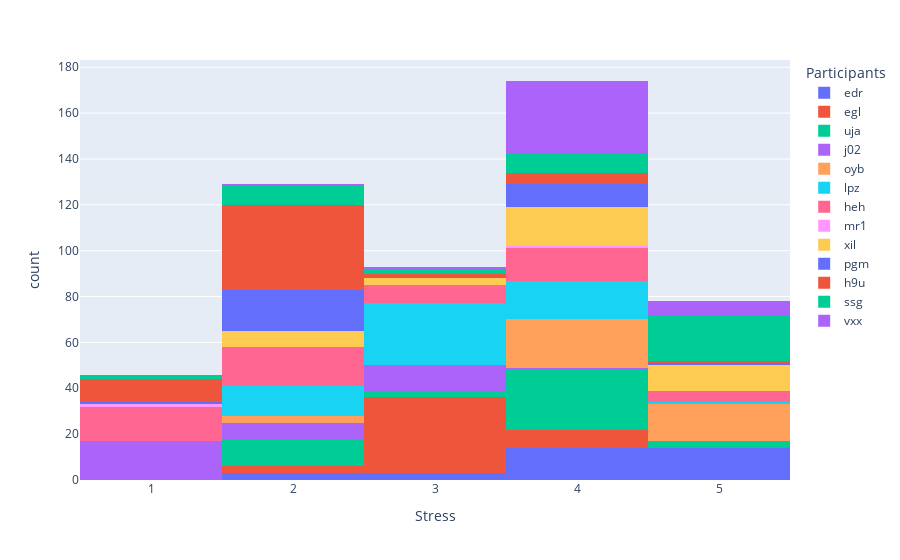

Notebook code cell kept with this figure:
### Code cell
# stress and productivity were defaulted to 3 and so that may be why there are NAs
# distribution of stress (Q22_1) for each participant with stress as x axis and count as y axis
fig = px.histogram(daily, x="stress", color="pid",
                labels={
                    "stress": "Stress",
                    "pid": "Participants"
                })
fig.show()

### Figure 1 — Plotly figure (JSON) as saved in the notebook; plotly's stock layout.template omitted (floating-point values rounded to 4 significant figures)
{"data": [{"alignmentgroup": "True", "bingroup": "x", "hovertemplate": "Participants=edr<br>Stress=%{x}<br>count=%{y}<extra></extra>", "legendgroup": "edr", "marker": {"color": "#636efa", "pattern": {"shape": ""}}, "name": "edr", "offsetgroup": "edr", "orientation": "v", "showlegend": true, "type": "histogram", "x": [null, 5, 5, 4, 4, null, 2, 5, 5, 5, null, null, 2, 5, 4, 4, 4, null, 3, 5, null, 5, 5, 3, 5, 4, 5, 5, 5, null, null, 5, 4, 4, null, 4, 3, null, 2, 4, 4, 4, 4, null, 4], "xaxis": "x", "yaxis": "y"}, {"alignmentgroup": "True", "bingroup": "x", "hovertemplate": "Participants=egl<br>Stress=%{x}<br>count=%{y}<extra></extra>", "legendgroup": "egl", "marker": {"color": "#EF553B", "pattern": {"shape": ""}}, "name": "egl", "offsetgroup": "egl", "orientation": "v", "showlegend": true, "type": "histogram", "x": [null, 3, 4, 4, null, 4, null, null, null, 2, 3, 2, null, null, 3, 3, 3, 3, 3, 3, 3, 3, 3, null, 3, 3, 3, 3, 3, 3, 3, 3, 3, 4, 3, 3, 3, 3, 3, 3, 3, 3, 4, 3, 3, 3, 4, 4, 4, 2, 3, 3], "xaxis": "x", "yaxis": "y"}, {"alignmentgroup": "True", "bingroup": "x", "hovertemplate": "Participants=uja<br>Stress=%{x}<br>count=%{y}<extra></extra>", "legendgroup": "uja", "marker": {"color": "#00cc96", "pattern": {"shape": ""}}, "name": "uja", "offsetgroup": "uja", "orientation": "v", "showlegend": true, "type": "histogram", "x": [2, 4, 4, 4, 4, 4, 2, 4, 4, 4, 2, 2, 4, 4, 4, 4, null, 2, 3, 4, 4, 4, 3, 2, 3, 4, 4, 5, 2, null, null, 4, 4, 2, 2, 4, 4, 4, 5, 2, 2, null, 4, 2, 4, 4, 4, 5], "xaxis": "x", "yaxis": "y"}, {"alignmentgroup": "True", "bingroup": "x", "hovertemplate": "Participants=j02<br>Stress=%{x}<br>count=%{y}<extra></extra>", "legendgroup": "j02", "marker": {"color": "#ab63fa", "pattern": {"shape": ""}}, "name": "j02", "offsetgroup": "j02", "orientation": "v", "showlegend": true, "type": "histogram", "x": [2, 1, 1, 3, 1, 4, 3, 3, 3, 2, 2, 1, 2, 3, 2, 1, 3, 1, 1, 1, 1, 1, 3, 3, 2, 1, 1, 3, 3, 1, 1, 1, 1, 3, 1, 2], "xaxis": "x", "yaxis": "y"}, {"alignmentgroup": "True", "bingroup": "x", "hovertemplate": "Participants=oyb<br>Stress=%{x}<br>count=%{y}<extra></extra>", "legendgroup": "oyb", "marker": {"color": "#FFA15A", "pattern": {"shape": ""}}, "name": "oyb", "offsetgroup": "oyb", "orientation": "v", "showlegend": true, "type": "histogram", "x": [null, 5, 4, null, 5, 5, 2, 4, 4, 4, 5, 4, 5, null, 5, 4, 5, 5, 5, 5, 5, 5, 5, 4, 5, 5, 4, 4, 4, 4, 4, 4, 5, 4, 4, 2, 2, 4, null, 4, 4, 4, 4, 4], "xaxis": "x", "yaxis": "y"}, {"alignmentgroup": "True", "bingroup": "x", "hovertemplate": "Participants=lpz<br>Stress=%{x}<br>count=%{y}<extra></extra>", "legendgroup": "lpz", "marker": {"color": "#19d3f3", "pattern": {"shape": ""}}, "name": "lpz", "offsetgroup": "lpz", "orientation": "v", "showlegend": true, "type": "histogram", "x": [4, 3, 3, 3, 3, 4, 3, 2, 3, 4, 3, 4, 3, 4, 4, 4, 3, 3, 3, 4, 3, 3, 3, 2, 3, 2, 4, 5, 4, 4, 3, 3, 3, 4, 3, 2, 2, 4, 4, 3, 3, 2, 4, 4, 3, 2, 2, 3, 2, 3, 3, 4, 2, 2, 2, 3, 3, 2], "xaxis": "x", "yaxis": "y"}, {"alignmentgroup": "True", "bingroup": "x", "hovertemplate": "Participants=heh<br>Stress=%{x}<br>count=%{y}<extra></extra>", "legendgroup": "heh", "marker": {"color": "#FF6692", "pattern": {"shape": ""}}, "name": "heh", "offsetgroup": "heh", "orientation": "v", "showlegend": true, "type": "histogram", "x": [2, 2, 3, 1, 3, 2, 3, 2, 1, 1, 4, 1, 2, 1, 2, 2, 4, 2, 4, 4, 2, 2, 1, 1, 1, 1, 5, 4, 5, 3, 2, 3, 2, 1, 4, 2, 5, 3, 1, 4, 4, 4, 2, 1, 3, 3, 2, 4, 4, 5, 2, 4, 2, 4, 1, 1, 1, 4, 5], "xaxis": "x", "yaxis": "y"}, {"alignmentgroup": "True", "bingroup": "x", "hovertemplate": "Participants=mr1<br>Stress=%{x}<br>count=%{y}<extra></extra>", "legendgroup": "mr1", "marker": {"color": "#FF97FF", "pattern": {"shape": ""}}, "name": "mr1", "offsetgroup": "mr1", "orientation": "v", "showlegend": true, "type": "histogram", "x": [null, 4, null, null, null, null, null, null, null, null, null, null, null, null, null, null, null, null, null, null, null, null, null, null, null, null, null, null, null, null, null, null, null, null, null, null, null, null, null, null, null, null, 1, null], "xaxis": "x", "yaxis": "y"}, {"alignmentgroup": "True", "bingroup": "x", "hovertemplate": "Participants=xil<br>Stress=%{x}<br>count=%{y}<extra></extra>", "legendgroup": "xil", "marker": {"color": "#FECB52", "pattern": {"shape": ""}}, "name": "xil", "offsetgroup": "xil", "orientation": "v", "showlegend": true, "type": "histogram", "x": [4, null, 5, 2, 2, 4, 2, 5, 4, null, 4, 5, 4, 3, 4, 5, 5, 5, 3, 4, 4, 2, 4, null, 5, null, 5, 4, 3, 2, 2, 4, 4, 4, 5, 2, null, 4, 5, 5, 4, 4, 4], "xaxis": "x", "yaxis": "y"}, {"alignmentgroup": "True", "bingroup": "x", "hovertemplate": "Participants=pgm<br>Stress=%{x}<br>count=%{y}<extra></extra>", "legendgroup": "pgm", "marker": {"color": "#636efa", "pattern": {"shape": ""}}, "name": "pgm", "offsetgroup": "pgm", "orientation": "v", "showlegend": true, "type": "histogram", "x": [4, 2, null, 4, 5, null, 4, null, 2, null, 4, 2, 2, 2, 2, 2, 4, 2, 2, 2, 2, 2, 2, 2, 2, null, 4, 4, 2, 4, 4, 4, 2, 2, 1], "xaxis": "x", "yaxis": "y"}, {"alignmentgroup": "True", "bingroup": "x", "hovertemplate": "Participants=h9u<br>Stress=%{x}<br>count=%{y}<extra></extra>", "legendgroup": "h9u", "marker": {"color": "#EF553B", "pattern": {"shape": ""}}, "name": "h9u", "offsetgroup": "h9u", "orientation": "v", "showlegend": true, "type": "histogram", "x": [1, 1, 1, 1, 1, 1, 2, 1, 2, 2, 1, 2, 2, null, 4, 4, 2, 4, 4, 3, null, 2, null, 2, 2, 2, 1, 2, 2, 2, 2, 2, 2, 2, 2, 2, 2, 2, 2, 2, 1, 2, 2, null, 3, 2, 2, 2, 2, 2, 4, 2, 2, 2, 2, 2, 2, 2, 5], "xaxis": "x", "yaxis": "y"}, {"alignmentgroup": "True", "bingroup": "x", "hovertemplate": "Participants=ssg<br>Stress=%{x}<br>count=%{y}<extra></extra>", "legendgroup": "ssg", "marker": {"color": "#00cc96", "pattern": {"shape": ""}}, "name": "ssg", "offsetgroup": "ssg", "orientation": "v", "showlegend": true, "type": "histogram", "x": [null, null, 4, 2, 1, 4, 5, 5, 5, 4, 2, 1, 4, 5, 4, 3, 5, 5, 4, 5, 5, 5, 2, 2, 2, 5, 5, 5, 5, 5, 5, 5, 5, 4, 3, 2, 5, 5, 2, 5, 2, 4], "xaxis": "x", "yaxis": "y"}, {"alignmentgroup": "True", "bingroup": "x", "hovertemplate": "Participants=vxx<br>Stress=%{x}<br>count=%{y}<extra></extra>", "legendgroup": "vxx", "marker": {"color": "#ab63fa", "pattern": {"shape": ""}}, "name": "vxx", "offsetgroup": "vxx", "orientation": "v", "showlegend": true, "type": "histogram", "x": [4, 5, 5, 5, 5, 4, 4, 4, 4, 4, 4, 4, null, 5, 5, null, 4, 3, null, 4, 2, 4, 4, 4, 4, 4, 4, 4, null, 4, null, null, 4, 4, 4, 4, 4, 4, 4, 4, 4, null, 4, 4, 4, null, 4, 4, null, null], "xaxis": "x", "yaxis": "y"}], "layout": {"barmode": "relative", "legend": {"title": {"text": "Participants"}, "tracegroupgap": 0}, "margin": {"t": 60}, "xaxis": {"anchor": "y", "domain": [0, 1], "title": {"text": "Stress"}}, "yaxis": {"anchor": "x", "domain": [0, 1], "title": {"text": "count"}}}}
